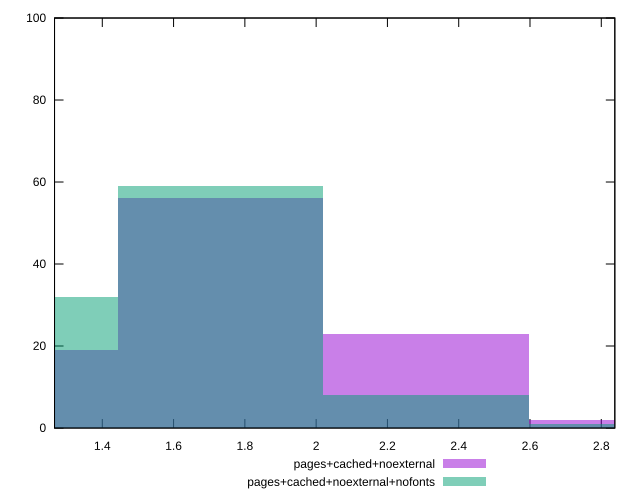

Write the gnuplot code that produced this figure.
reset
set terminal svg size 640, 500 enhanced background rgb 'white'
set output "report_00007_2020-12-11T15:55:29.892Z/server-response-time/comparison/histogram/5_vs_6.svg"

$pagesCachedNoexternal <<EOF
2.3089932623884186 23
1.1544966311942093 19
1.731744946791314 56
2.8862415779855235 2
EOF

$pagesCachedNoexternalNofonts <<EOF
1.731744946791314 59
1.1544966311942093 32
2.3089932623884186 8
2.8862415779855235 1
EOF

set key outside below
set boxwidth 0.5772483155971047
set yrange [0:100]
set style fill transparent solid 0.5 noborder

plot \
  $pagesCachedNoexternal title "pages+cached+noexternal" with boxes, \
  $pagesCachedNoexternalNofonts title "pages+cached+noexternal+nofonts" with boxes, \


reset
